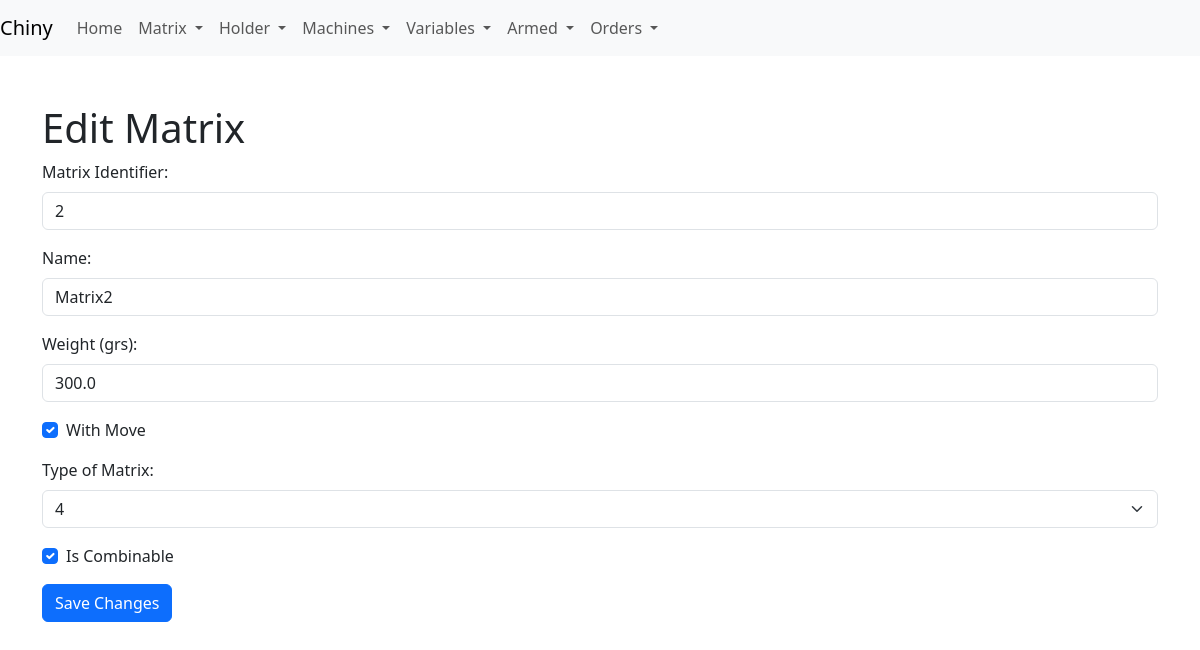
The page /edit_matrix/2 on the database its author committed.
### app/models.py (models this page shows)
class Matrix(db.Model):
    __tablename__ = 'matrix'
    id = db.Column(db.Integer, primary_key=True)
    identifier = db.Column(db.String(5), nullable=False, unique=True)
    measuresmatrix_id = db.Column(db.Integer, db.ForeignKey('measuresmatrix.id'), nullable=False)
    name = db.Column(db.String(120), nullable=False)
    weight_total_grs = db.Column(db.Float, nullable=False)
    with_move = db.Column(db.Boolean, default=False)
    is_combinable = db.Column(db.Boolean, default=True)
    type_matrix = db.Column(db.Integer, nullable=False, default=4)
    sector_id = db.Column(db.Integer, db.ForeignKey('sector.id'), nullable=True)  # Clave foránea que apunta a Sector
    cavities = db.relationship('Cavity', backref='matrix', lazy=True)
    is_available = db.Column(db.Boolean, default=True)

### app/routes.py (the view, shortened to what this page needs)
@app.route('/edit_matrix/<int:matrix_id>', methods=['GET', 'POST'])
def edit_matrix(matrix_id):
    matrix = Matrix.query.get_or_404(matrix_id)
    return render_template('edit_matrix.html', matrix=matrix)

### app/templates/edit_matrix.html (shortened to what this page needs)
<!DOCTYPE html>
<html lang="en">
<head>
    <link rel="stylesheet" href="{{ url_for('static', filename='css/bootstrap.min.css') }}">
</head>
<body>
    {% include 'navbar.html' %}
    <div class="container mt-5">
        <h1>Edit Matrix</h1>
        <form method="POST" action="{{ url_for('edit_matrix', matrix_id=matrix.id) }}">
            <div class="mb-3">
                <label for="identifier" class="form-label">Matrix Identifier:</label>
                <input type="text" class="form-control" id="identifier" name="identifier" value="{{ matrix.identifier }}" required>
            </div>
            <div class="mb-3">
                <label for="name" class="form-label">Name:</label>
                <input type="text" class="form-control" id="name" name="name" value="{{ matrix.name }}" required>
            </div>
            <div class="mb-3">
                <label for="weight_total_grs" class="form-label">Weight (grs):</label>
                <input type="number" class="form-control" id="weight_total_grs" name="weight_total_grs" value="{{ matrix.weight_total_grs }}" required>
            </div>
            <div class="form-check mb-3">
                <input type="checkbox" class="form-check-input" id="with_move" name="with_move" {% if matrix.with_move %}checked{% endif %}>
                <label class="form-check-label" for="with_move">With Move</label>
            </div>
	    <div class="mb-3">
    <label for="type_matrix" class="form-label">Type of Matrix:</label>
    <select class="form-select" id="type_matrix" name="type_matrix" required>
        <option value="4" {% if matrix.type_matrix == 4 %}selected{% endif %}>4</option>
    </select>
</div>
            <div class="form-check mb-3">
                <input type="checkbox" class="form-check-input" id="is_combinable" name="is_combinable" {% if matrix.is_combinable %}checked{% endif %}>
                <label class="form-check-label" for="is_combinable">Is Combinable</label>
            </div>
            <input type="submit" class="btn btn-primary" value="Save Changes">
        </form>
    </div>
</body>
</html>

### rows shown on the page
Matrix: identifier "2", name "Matrix2", weight_total_grs "300.0", with_move "☑", type_matrix "4", is_combinable "☑"
